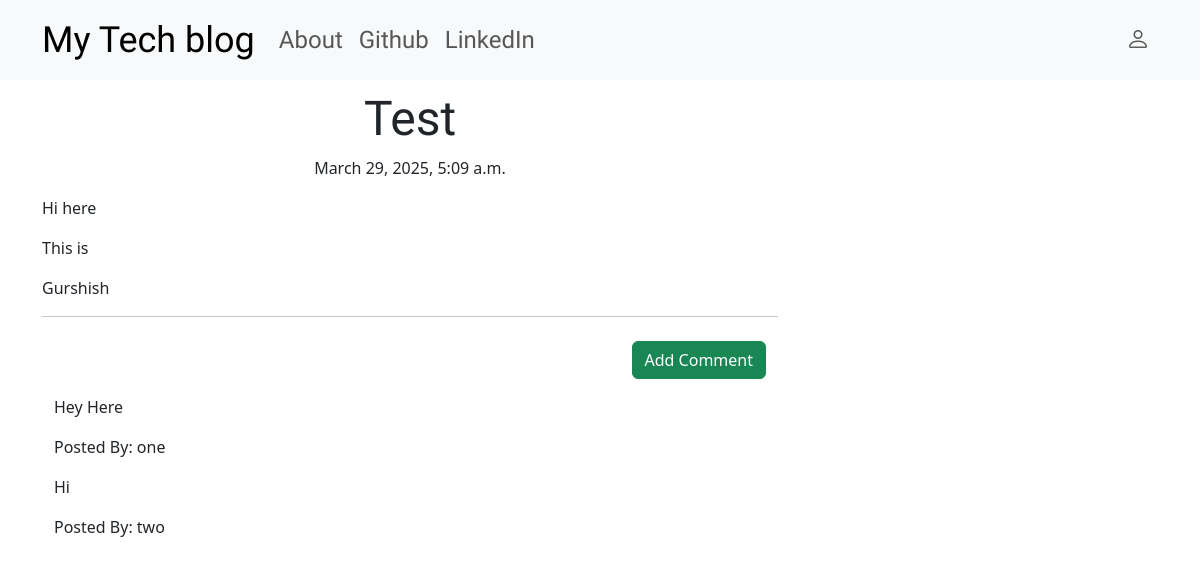
Screenshot of /post/2 with the database file from the repository.
### blog/models.py (models this page shows, shortened)
class Post(models.Model):
    author = models.ForeignKey('auth.User', on_delete=models.CASCADE)
    title = models.CharField(max_length=200)
    text = models.TextField()
    create_date = models.DateTimeField(default=timezone.now)
    published_date = models.DateTimeField(blank=True, null=True)

class Comment(models.Model):
    post = models.ForeignKey('blog.Post', related_name='comments', on_delete=models.CASCADE)
    author = models.CharField(max_length=200)
    text = models.TextField()
    create_date = models.DateTimeField(default=timezone.now)
    approved_comment = models.BooleanField(default=False)

### blog/views.py (the view)
# urls.py: path("post/<int:pk>",views.PostDetailView.as_view(), name = "post_detail"),
class PostDetailView(DetailView):
    model = Post

### blog/templates/blog/post_detail.html (shortened to what this page needs)
{% extends 'blog/base.html' %}
{% block content %}
<h1 class="posttitle loader">{{post.title}}</h1>
{% if post.published_date %}
<div class="date postdate">
    {{post.published_date}}
</div>
{% else %}
<a href="{% url 'post_publish' pk=post.pk %}" class="btn btn-primary">Publish</a>
{% endif %}
<p class="postcontent">{{post.text|safe|linebreaksbr}}</p>
<hr>
<div class="container mt-4">
    <div class="mt-3 text-end">
        <a href="{% url 'add_comment_to_post' pk=post.pk %}" class="btn btn-success">Add Comment</a>
    </div>
    {% for comment in post.comments.all %}
        {% if user.is_authenticated or comment.approved_comment %}
            <div class="mb-3">
                <p>{{ comment.text|safe|linebreaks }}</p>
                <p>Posted By: {{ comment.author }}</p>
            </div>
        {% endif %}
    {% empty %}
        <p>No Comments</p>
    {% endfor %}
</div>
{% endblock %}

### blog/static/css/blog.css (style rules this page uses)
.postdate { text-align: center; }
.posttitle { font-family: 'Russo One', sans-serif; font-size: 3em; text-align: center; }
.postcontent { font-family: 'Montserrat'; font-size: 1.5em; }
.loader { filter:hue-rotate(0deg); color: linear-gradient(45deg,#0f8,#08f); animation:hue 5000ms infinite linear; }

### rows the page displays
Post: title "Test", published_date "March 29, 2025, 5:09 a.m.", text "Hi here This is Gurshish"
Comment: text "Hey Here", author "one"
Comment: text "Hi", author "two"
